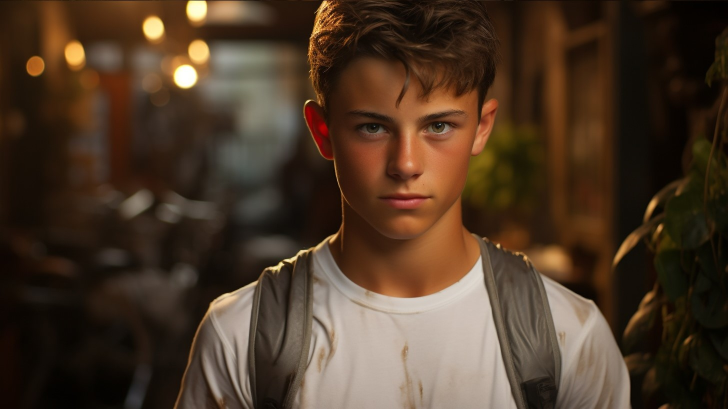
#> input picture input_example/data01.jpg, 1455 x 817 px (shown at 1/2 size)
$ python CascadeClassifier_img.py
#> lines starting #> are read from the running program, lines starting #| are printed output that depends on the picture
import cv2
import pylab
import matplotlib.pyplot as plt


def show_image(image, title, pos):
    cv2.namedWindow(title, cv2.WINDOW_NORMAL)
    cv2.resizeWindow(title, 1600, 900)
    cv2.imshow(title, image)
    cv2.waitKey(0)
    cv2.destroyAllWindows()


def plot_rectangle(image, faces):
    for (x, y, w, h) in faces:
        cv2.rectangle(image, (x, y), (x + w, y + h), (255, 0, 0), 3)
    return image


def main():
    img = cv2.imread("../input_example/data01.jpg")
#> img is the input picture: shape (817, 1455, 3); mean B, G, R 39.4, 56.2, 75.9
    gray = cv2.cvtColor(img, cv2.COLOR_BGR2GRAY)
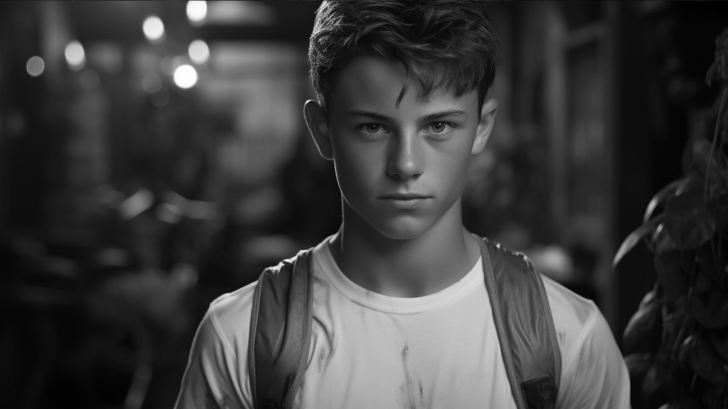
#> gray: shape (817, 1455) (shown at 1/2 size); min 0, max 255, mean 60.2

    face_alt2 = cv2.CascadeClassifier("../models/haarcascade_eye.xml")
    face_alt2_detection = face_alt2.detectMultiScale(gray)
#> face_alt2_detection = [[771, 340, 37, 37], [706, 218, 75, 75], [831, 212, 85, 85], [815, 138, 79, 79]]
    face_alt2_result = plot_rectangle(img.copy(), face_alt2_detection)
#> the loop in plot_rectangle, `for (x, y, w, h) in faces:` made 4 passes

    show_image(face_alt2_result, "face detection", 1)
    cv2.imwrite('../result/haarcascade_eye.jpg', face_alt2_result)


if __name__ == '__main__':
    main()
